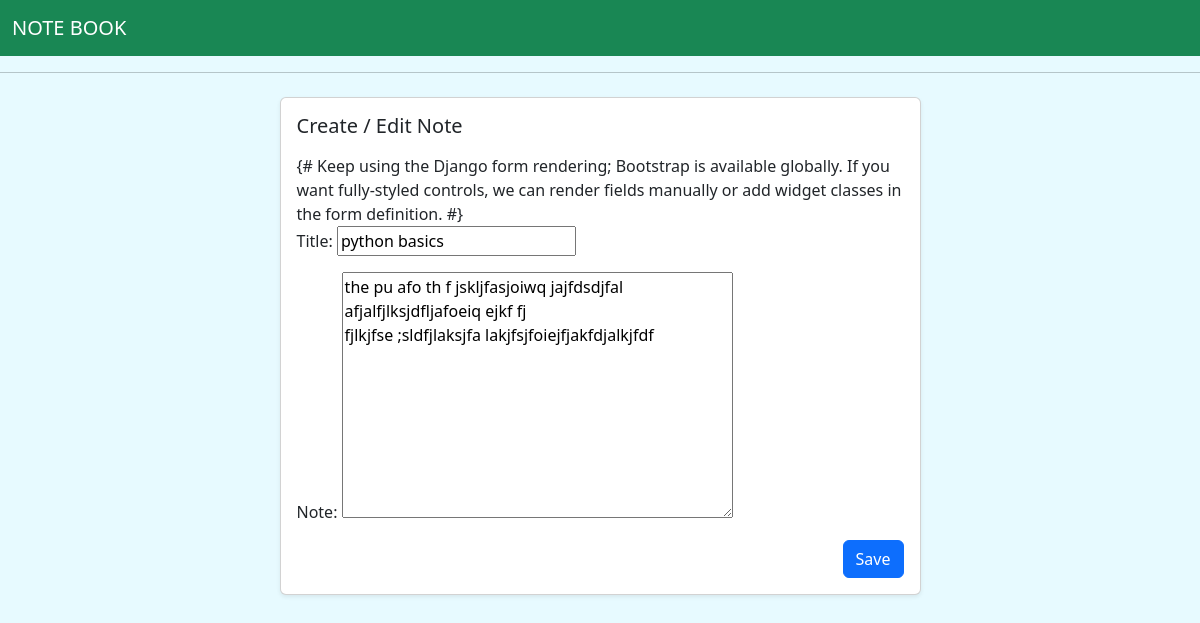
The page /editNote/1 on the database its author committed.
### Noteapp/models.py (models this page shows, shortened)
class Note(models.Model):
    subject = models.ForeignKey(Subject, on_delete=models.CASCADE)
    user = models.ForeignKey(User, on_delete=models.CASCADE)
    title = models.CharField(max_length=200)
    note = models.TextField()
    created = models.DateTimeField(auto_now_add=True)
    updated = models.DateTimeField(auto_now=True)
    class Meta:
        ordering = ['-created', '-updated']

### Noteapp/views.py (the view)
# urls.py: path("editNote/<int:pk>", views.editNote, name="editNote"),
def editNote(request,pk):
    note = Note.objects.get(id=pk)
    form = NoteForm(instance=note)
    if request.method == "POST":
        form = NoteForm(request.POST, instance=note)
        if form.is_valid():
            form.save()
        return redirect("home")
    context = {
        "form":form
    }
    return render(request, "Noteapp/note_subject.html", context)

### Noteapp/forms.py
class NoteForm(ModelForm):
    class Meta:
        model = Note
        fields = '__all__'
        exclude = ['user','subject']

### Noteapp/templates/Noteapp/note_subject.html (shortened to what this page needs)
{% extends 'Noteapp/main.html' %}
{% block content %}
<div class="container my-4">
    <div class="row justify-content-center">
        <div class="col-12 col-md-9 col-lg-7">
            <div class="card shadow-sm">
                <div class="card-body">
                    <h5 class="card-title mb-3">Create / Edit Note</h5>
                    <form action="" method="post" novalidate>
                        {# Keep using the Django form rendering; Bootstrap is available globally.
                             If you want fully-styled controls, we can render fields manually or
                             add widget classes in the form definition. #}
                        <div class="mb-3">
                            {{ form.as_p }}
                        </div>
                        <div class="d-flex justify-content-end">
                            <button type="submit" class="btn btn-primary">Save</button>
                        </div>
                    </form>
                </div>
            </div>
        </div>
    </div>
</div>
{% endblock %}

### Noteapp/templates/Noteapp/main.html (style rules this page uses)
html { padding: 0px; }
body { background-color: #e7faff; padding: 0px; margin: 0px; }

### rows shown on the page
Note: title "python basics", note "the pu afo th f jskljfasjoiwq jajfdsdjfal afjalfjlksjdfljafoeiq ejkf fj fjlkjfse ;sldfjlaksjfa lakjfsjfoiejfjakfdjalkjfdf"
